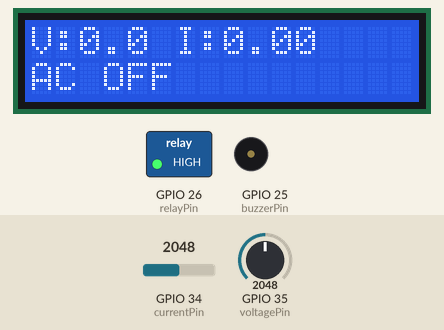
This sketch was run on a simulated ESP32. Parts: 16×2 character LCD, switched loads named in the sketch (green lamp = pin HIGH), buzzer (waves = sounding). Inputs (shaded band) come from the test bench; at power-on: GPIO 35 (voltagePin) = 2048, GPIO 34 (currentPin) = 2048 (analog values on the 0–4095 scale). WiFi joins after 1.5 s; servers stay silent unless stated.

Above: at 3.9 s.
4.0 s: GPIO 35 (voltagePin) set to 2123
7.0 s: GPIO 35 (voltagePin) set to 2157
At 9.8 s:
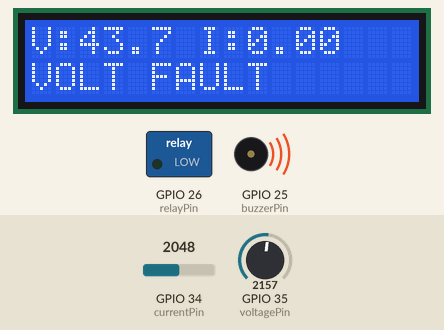
10.0 s: GPIO 35 (voltagePin) set to 2438
At 11.8 s:
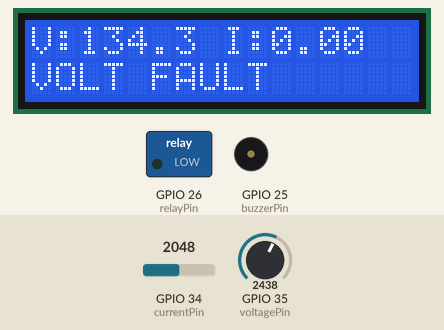
13.0 s: GPIO 35 (voltagePin) set to 2507
At 13.7 s:
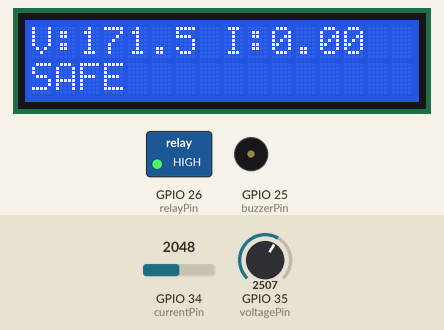
16.0 s: GPIO 34 (currentPin) set to 169
At 17.6 s:
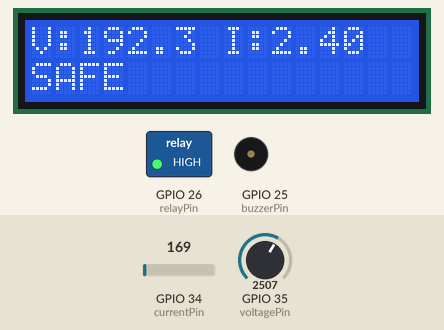
18.8 s: GPIO 34 (currentPin) set to 140
At 22.1 s:
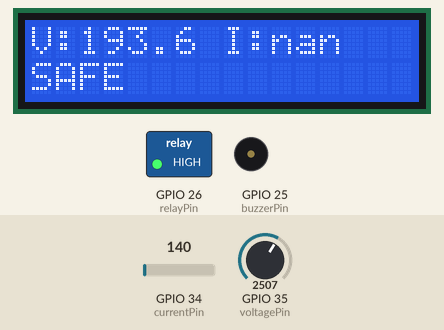
Timing chart, 0 to 22.8 s (numbered marks = the images above; inputs shaded):
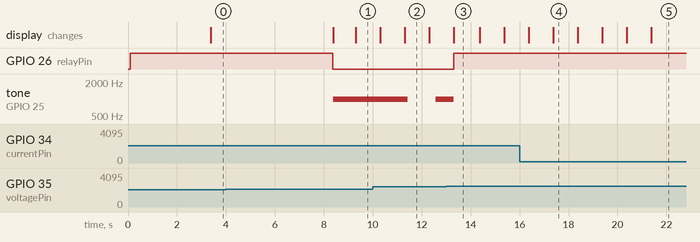

The sketch:

main.ino
```cpp
#define BLYNK_TEMPLATE_ID "TMPL3Tgv-rM5O"
#define BLYNK_TEMPLATE_NAME "vtg"
#define BLYNK_AUTH_TOKEN "BGApT16o7ufVKyKthlJVGJVgbE-347he"

#include <WiFi.h>
#include <BlynkSimpleEsp32.h>
#include <LiquidCrystal_I2C.h>
#include <math.h>

// WiFi
char ssid[] = "Smart Bin";
char pass[] = "7899262658";

// LCD
LiquidCrystal_I2C lcd(0x27, 16, 2);

// Pins
const int voltagePin = 35;
const int currentPin = 34;
const int relayPin   = 26;
const int buzzerPin  = 25;

// ADC / calibration
const int vSamples = 1000;
float voltageCalibration = 864.0;
long vOffset = 0;
float prevV = 0.0;

float acsSensitivity = 0.185;
float currentZero = 2048;
float manualScale = 0.67;
float noLoadCutoff = 0.08;

// Fault / thresholds
float setVoltageLow  = 160.0;
float setVoltageHigh = 260.0;
float setCurrentLimit = 8.0;

// Flags
bool voltageFaultFlag = false;
bool currentFaultFlag = false;
bool tripped = false;
bool manualRelayOverride = false;

// Buzzer timing
const unsigned long buzzerOnMs  = 3000UL;
const unsigned long buzzerOffMs = 1000UL;
unsigned long buzzerLastToggle = 0;
bool buzzerState = false;

BlynkTimer timer;

// Blynk pins
#define VOLT_DS     V0
#define CURR_DS     V1
#define STATUS_DS   V2
#define RESET_DS    V3
#define RELAY_CTRL  V12
#define VOLT_SLIDER V10
#define VOLT_MAX_SLIDER V4
#define CURR_SLIDER V11

float readVoltage();
float readCurrent();
long readVOffset();
long readCurrentOffset();
void autoZeroCalibration();
void updateBuzzer();
void evaluateFaults();
void setRelay(bool on);

void sendStatus(String msg) {
  Blynk.virtualWrite(STATUS_DS, msg);
}

void setup() {
  Serial.begin(115200);
  analogReadResolution(12);

  lcd.init();
  lcd.backlight();
  lcd.setCursor(0,0); lcd.print("Power Monitor");
  lcd.setCursor(0,1); lcd.print("Starting...");

  pinMode(relayPin, OUTPUT);
  pinMode(buzzerPin, OUTPUT);
  digitalWrite(relayPin, HIGH);
  digitalWrite(buzzerPin, LOW);

  Blynk.begin(BLYNK_AUTH_TOKEN, ssid, pass);

  vOffset = readVOffset();
  currentZero = readCurrentOffset();

  sendStatus("BOOTING...");
  timer.setInterval(1000L, evaluateFaults);
  timer.setInterval(200L, updateBuzzer);
  timer.setInterval(3000L, autoZeroCalibration);
}

void loop() {
  Blynk.run();
  timer.run();
}

// Sliders
BLYNK_WRITE(VOLT_SLIDER) { setVoltageLow = param.asFloat(); }
BLYNK_WRITE(VOLT_MAX_SLIDER) { setVoltageHigh = param.asFloat(); }
BLYNK_WRITE(CURR_SLIDER) { setCurrentLimit = param.asFloat(); }

// Manual relay control
BLYNK_WRITE(RELAY_CTRL) {
  manualRelayOverride = (param.asInt() != 0);
  if (manualRelayOverride) {
    setRelay(true);
    tripped = false;
    currentFaultFlag = false;
    sendStatus("RELAY ON MANUAL");
  } else {
    setRelay(false);
    sendStatus("RELAY OFF MANUAL");
  }
}

// Reset
BLYNK_WRITE(RESET_DS) {
  if (param.asInt() == 1) {
    tripped = false;
    voltageFaultFlag = false;
    currentFaultFlag = false;
    setRelay(true);
    sendStatus("RESET DONE");
    Blynk.virtualWrite(RESET_DS, 0);
  }
}

void updateBuzzer() {
  bool needBuzzer = voltageFaultFlag || currentFaultFlag;
  unsigned long now = millis();
  if (!needBuzzer) { noTone(buzzerPin); buzzerState = false; return; }

  if (!buzzerState && now - buzzerLastToggle >= buzzerOffMs) {
    tone(buzzerPin, 1000);
    buzzerState = true;
    buzzerLastToggle = now;
  } else if (buzzerState && now - buzzerLastToggle >= buzzerOnMs) {
    noTone(buzzerPin);
    buzzerState = false;
    buzzerLastToggle = now;
  }
}

void evaluateFaults() {
  float V = readVoltage();
  float I = (digitalRead(relayPin) == LOW) ? 0.0 : readCurrent();  // Force 0 if relay off

  // AC OFF
  if (V < 40.0) {
    lcd.clear();
    lcd.setCursor(0,0); lcd.print("V:0.0 I:0.00");
    lcd.setCursor(0,1); lcd.print("AC OFF");

    Blynk.virtualWrite(VOLT_DS, 0);
    Blynk.virtualWrite(CURR_DS, 0);
    sendStatus("AC OFF");
    return;
  }

  lcd.clear();
  lcd.setCursor(0,0);
  lcd.print("V:"); lcd.print(V,1);
  lcd.print(" I:"); lcd.print(I,2);

  Blynk.virtualWrite(VOLT_DS, V);
  Blynk.virtualWrite(CURR_DS, I);

  bool voltageFault = (V > setVoltageHigh) || (V < setVoltageLow);
  bool currentFault = (I > setCurrentLimit);

  if (voltageFault && !voltageFaultFlag) {
    voltageFaultFlag = true;
    tripped = true;
    setRelay(false);
    sendStatus("VOLT FAULT");
    Blynk.logEvent("voltage_fault", "Voltage Out of Range");
  }

  if (!voltageFault && voltageFaultFlag) {
    voltageFaultFlag = false;
    tripped = false;
    if (!currentFaultFlag && !manualRelayOverride) setRelay(true);
    sendStatus("VOLT OK");
    Blynk.logEvent("power_restored", "Voltage Normal");
  }

  if (currentFault && !currentFaultFlag) {
    currentFaultFlag = true;
    tripped = true;
    setRelay(false);
    sendStatus("CURRENT FAULT");
    Blynk.logEvent("current_fault", "Overcurrent Detected");
  }

  lcd.setCursor(0,1);
  if (voltageFaultFlag) lcd.print("VOLT FAULT");
  else if (currentFaultFlag) lcd.print("CURR FAULT");
  else {
    lcd.print("SAFE        ");
    sendStatus("SAFE");
  }
}

void setRelay(bool on) {
  digitalWrite(relayPin, on ? HIGH : LOW);
  Blynk.virtualWrite(RELAY_CTRL, on ? 1 : 0);
}

float readVoltage() {
  long sum = 0;
  for (int i = 0; i < vSamples; i++) {
    int adc = analogRead(voltagePin);
    int centered = adc - vOffset;
    sum += (long)centered * centered;
  }
  float rms = sqrt((float)sum / vSamples);
  float volts = (rms * voltageCalibration) / 2048.0;
  volts = (volts + prevV) / 2.0;
  prevV = volts;
  if (volts < 5.0) volts = 0.0;
  return volts;
}

float readCurrent() {
  long sum = 0;
  int samples = 600;
  for (int i = 0; i < samples; i++) {
    int raw = analogRead(currentPin);
    float centered = raw - currentZero;
    sum += (long)centered * centered;
  }
  float rmsADC = sqrt((float)sum / samples);
  float voltageRMS = (rmsADC * 3.3) / 4095.0;
  float amps = (voltageRMS / acsSensitivity) * manualScale;
  static float smoothI = 0.0;
  smoothI = (smoothI * 0.75) + (amps * 0.25);
  if (smoothI < noLoadCutoff) smoothI = 0.0;
  return smoothI;
}

long readVOffset() {
  long total = 0;
  for (int i = 0; i < vSamples; i++) total += analogRead(voltagePin);
  return total / vSamples;
}

long readCurrentOffset() {
  long total = 0;
  const int N = 1500;
  for (int i = 0; i < N; i++) total += analogRead(currentPin);
  return total / N;
}

void autoZeroCalibration() {
  float I = readCurrent();
  if (I < 0.05) {
    long total = 0;
    const int N = 500;
    for (int i = 0; i < N; i++) total += analogRead(currentPin);
    float measured = (float)total / N;
    currentZero = (currentZero * 0.95) + (measured * 0.05);
  }
}
```

Measured:
- the behaviour switches between 2156 and 2157 on GPIO 35 (voltagePin) (found by bisection; images 0 and 1)
- the behaviour switches between 2466 and 2467 on GPIO 35 (voltagePin) (found by bisection; images 2 and 3)
- the behaviour switches between 157 and 156 on GPIO 34 (currentPin) (found by bisection; images 4 and 5)
- after the input at 4.0 s, every drawn part: stays the same
- after the input at 7.0 s, GPIO 26 (relayPin): HIGH → LOW after 1.4 s; tone on GPIO 25 (buzzerPin): silent → 1000 Hz after 1.4 s; the display: first changes after 1.4 s (image 1 shows a later state)
- after the input at 13.0 s, GPIO 26 (relayPin): LOW → HIGH after 0.30 s instead of 1.3 s; tone on GPIO 25 (buzzerPin): 1000 Hz → silent after 0.31 s instead of 1.3 s
- after the input at 18.8 s, the display: first changes after 0.58 s (image 5 shows a later state)
- what the display in image 2 shows lasts 1.0 s, from 11.3 s to 12.3 s
